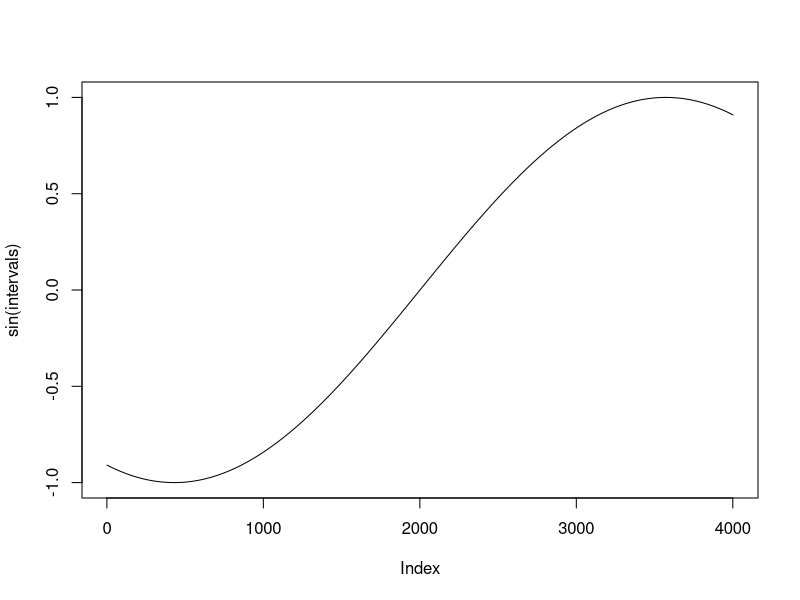
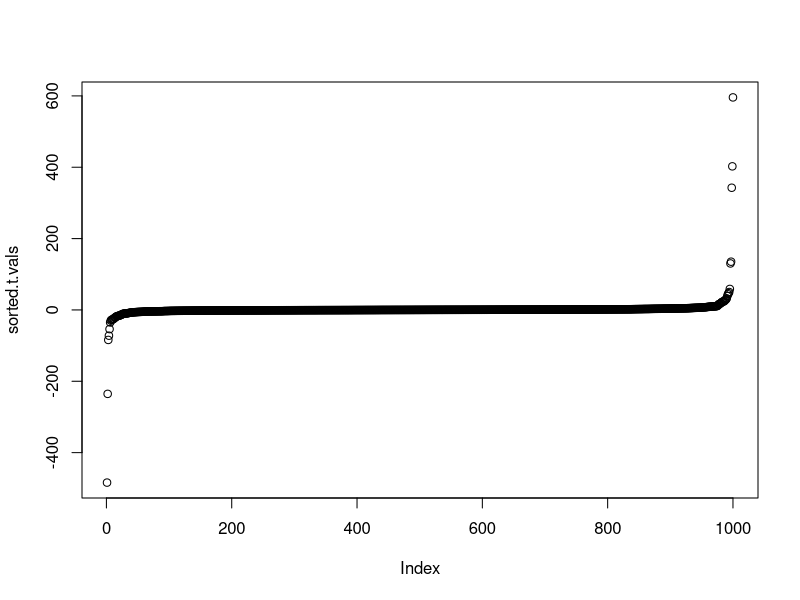
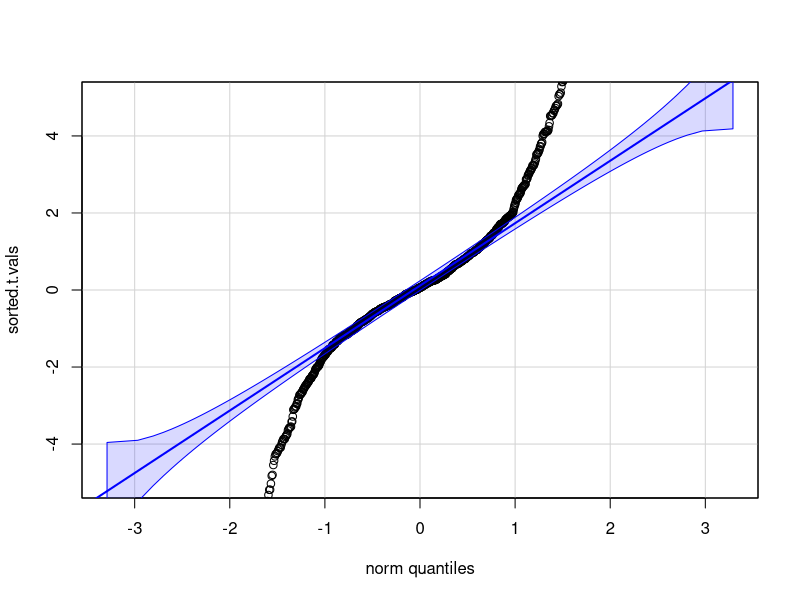
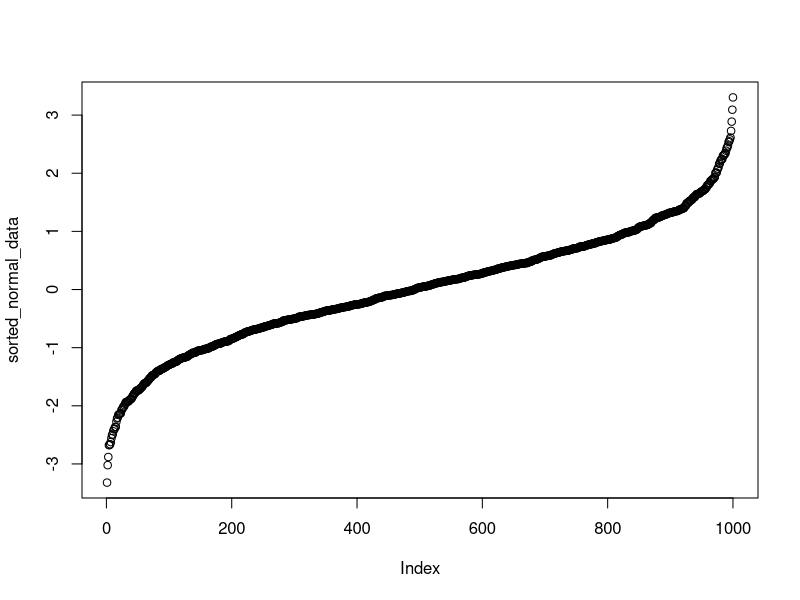
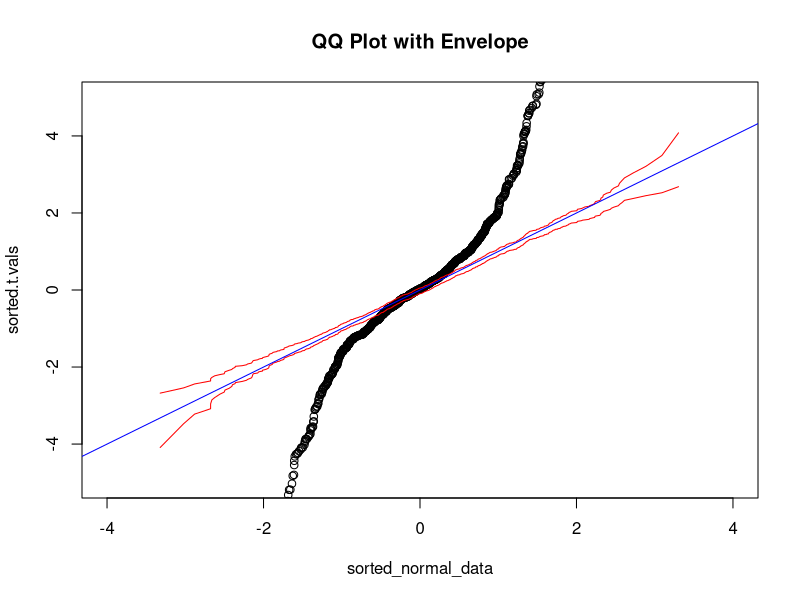
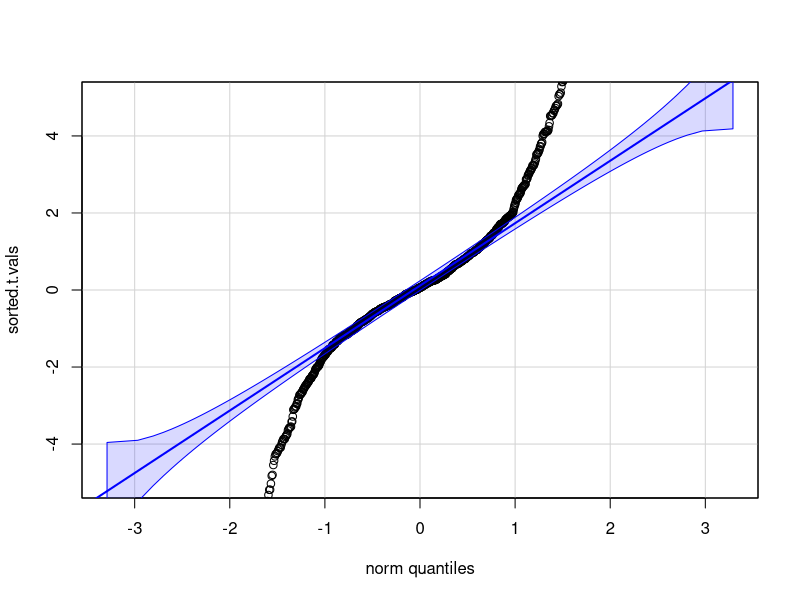

Recreate these plots in R, in order.
## ---- chunk 1
# Import car library for question 5, without output
#| output: false
library(car)
## ---- chunk 2
intervals <- seq(-2,2,0.001)
plot(sin(intervals),type="l")
## ---- chunk 3
# Generating the 1000 t-values
set.seed(100)
t.vals <- rt(1000,1)
sorted.t.vals <- sort(t.vals)
plot(sorted.t.vals)
## ---- chunk 4
qqPlot(sorted.t.vals, envelope = 0.95, ylim = c(-5, 5))
## ---- chunk 5
# Generating a normally distributed data set to use as theoretical quantile values
set.seed(100)
normal_data <- rnorm(1000)
sorted_normal_data <- sort(normal_data)
plot(sorted_normal_data)
## ---- chunk 6
# creating matrix to simulate more normal data
normal_data_matrix <- matrix(rnorm(1000*1000), nrow = 1000, ncol = 1000)
## ---- chunk 7
# found upper and lower probabilty bands of the envelop
sorted_normal_data_matrix <- t(apply(normal_data_matrix,1,sort))
upper_ci <- matrix(nrow = 1000)
lower_ci <- matrix(nrow = 1000)
for (i in 1:1000){
  upper_ci[i]= quantile(sorted_normal_data_matrix[,i],0.975)
}
for (i in 1:1000){
  lower_ci[i]= quantile(sorted_normal_data_matrix[,i],0.025)
}
## ---- chunk 8
# Created QQ Plot with envelope
plot(sorted_normal_data, sorted.t.vals,
     main = "QQ Plot with Envelope",
     xlim = c(-4, 4),
     ylim = c(-5, 5)
     )
lines(sorted_normal_data, upper_ci, col = "red")
lines(sorted_normal_data, lower_ci, col = "red")
abline(0,1,col="blue")
## ---- chunk 9
# Comparison to qqPlot
qqPlot(sorted.t.vals, envelope = 0.95, ylim = c(-5, 5))
